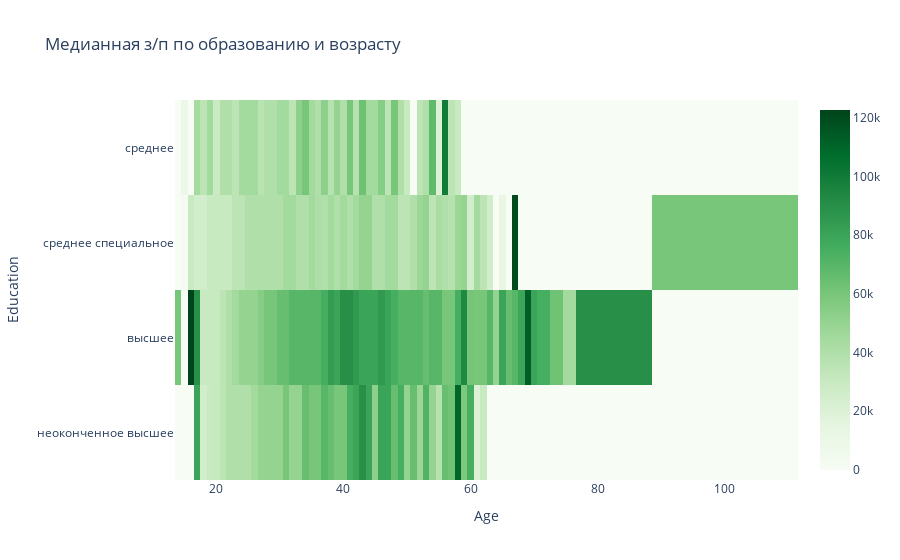

Notebook code cell kept with this figure:
### Markdown cell above
7. Постройте сводную таблицу, иллюстрирующую зависимость **медианной** желаемой заработной платы от возраста (**"Возраст"**) и образования (**"Образование"**). На полученной сводной таблице постройте **тепловую карту**. Проанализируйте тепловую карту, сравнив показатели внутри групп.

### Code cell
pivot = hh_data_copy.pivot_table(
    index='Education',
    columns='Age',
    values='ЗП (руб)',
    aggfunc='median',
    fill_value=0
)
fig = px.imshow(
    pivot,
    aspect='auto',
    color_continuous_scale='greens',
    title='Медианная з/п по образованию и возрасту'
)
fig.show()

### Figure 1 — Plotly figure (JSON) as saved in the notebook; plotly's stock layout.template omitted (floating-point values rounded to 4 significant figures; data arrays with more than 128 entries replaced by an {"elided": "..."} marker saying what was removed)
{"data": [{"coloraxis": "coloraxis", "hovertemplate": "Age: %{x}<br>Education: %{y}<br>color: %{z}<extra></extra>", "name": "0", "type": "heatmap", "x": [14, 15, 16, 17, 18, 19, 20, 21, 22, 23, 24, 25, 26, 27, 28, 29, 30, 31, 32, 33, 34, 35, 36, 37, 38, 39, 40, 41, 42, 43, 44, 45, 46, 47, 48, 49, 50, 51, 52, 53, 54, 55, 56, 57, 58, 59, 60, 61, 62, 63, 64, 65, 66, 67, 68, 69, 70, 71, 72, 73, 76, 77, 100], "xaxis": "x", "y": ["cреднее", "cреднее специальное", "высшее", "неоконченное высшее"], "yaxis": "y", "z": {"elided": "4x63 float values"}}], "layout": {"coloraxis": {"colorscale": [[0, "rgb(247,252,245)"], [0.125, "rgb(229,245,224)"], [0.25, "rgb(199,233,192)"], [0.375, "rgb(161,217,155)"], [0.5, "rgb(116,196,118)"], [0.625, "rgb(65,171,93)"], [0.75, "rgb(35,139,69)"], [0.875, "rgb(0,109,44)"], [1, "rgb(0,68,27)"]]}, "title": {"text": "Медианная з/п по образованию и возрасту"}, "xaxis": {"anchor": "y", "domain": [0, 1], "title": {"text": "Age"}}, "yaxis": {"anchor": "x", "autorange": "reversed", "domain": [0, 1], "title": {"text": "Education"}}}}
